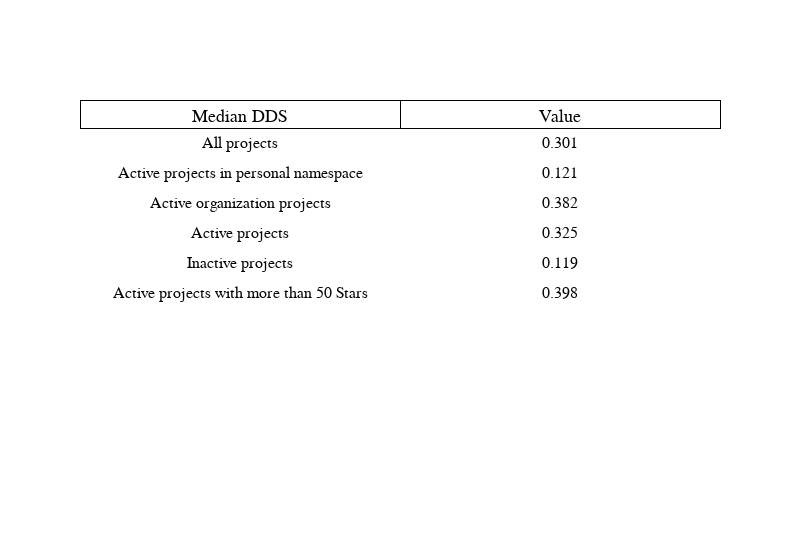

Here is the notebook cell this chart was saved with:
### Code cell
### KK: this is where a clear object naming convention + comments would really help: is syntax df[df_raw[..]] appropriate here? 
### KK: it might be helpful to plot boxplots for the below scores per category to better show their distribution, including median

df_personal_projects = df_active[df_active["organization"].isna()]
df_organization_projects = df_active[df_active["organization"].notna()]
df_inactive = df_raw[(df_raw["project_active"] == False)]
df_top_stargazers = df_active[(df_active["stargazers_count"] > 100)]

fig = go.Figure(
    data=[
        go.Table(
            header=dict(values=["Median DDS", "Value"],line_color='#000000',fill_color='#ffffff',font_size=18),
            cells=dict(
                        line_color='#ffffff',fill_color='#ffffff', font_size=16, height =30,
                values=[
                    [
                        "All projects",
                        "Active projects in personal namespace",
                        "Active organization projects",
                        "Active projects",
                        "Inactive projects",
                        "Active projects with more than 50 Stars",

                    ],
                    [
                        round(df_raw["development_distribution_score"].median(),3),
                        round(df_personal_projects["development_distribution_score"].median(),3),
                        round(df_organization_projects["development_distribution_score"].median(),3),
                        round(df_active["development_distribution_score"].median(),3),
                        round(df_inactive["development_distribution_score"].median(),3),
                        round(df_top_stargazers["development_distribution_score"].median(),3),
                    ],
                ]
            ),
        )
    ]
)

fig.update_layout(
width=800

)

fig.show()

### Figure 1 — Plotly figure (JSON) as saved in the notebook; plotly's stock layout.template omitted (floating-point values rounded to 4 significant figures)
{"data": [{"cells": {"fill": {"color": "#ffffff"}, "font": {"size": 16}, "height": 30, "line": {"color": "#ffffff"}, "values": [["All projects", "Active projects in personal namespace", "Active organization projects", "Active projects", "Inactive projects", "Active projects with more than 50 Stars"], [0.301, 0.121, 0.382, 0.325, 0.119, 0.398]]}, "header": {"fill": {"color": "#ffffff"}, "font": {"size": 18}, "line": {"color": "#000000"}, "values": ["Median DDS", "Value"]}, "type": "table"}], "layout": {"width": 800}}
